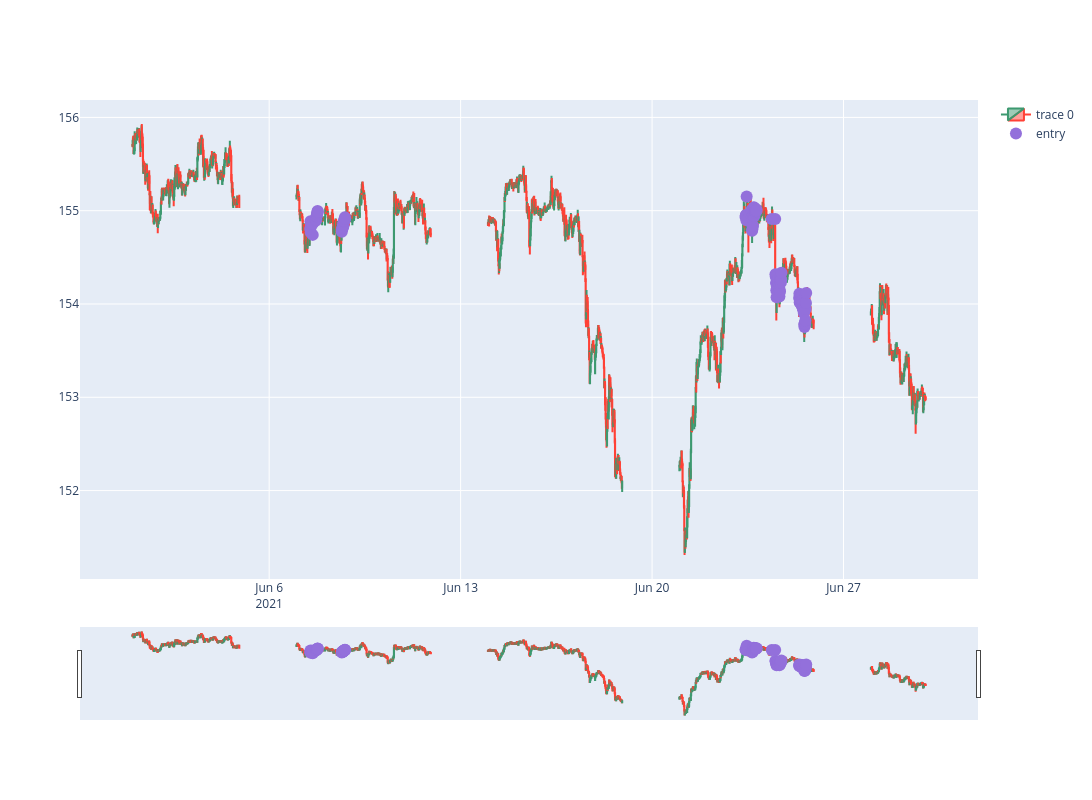

The cell this chart's notebook holds for it:
### Code cell
start_date_chart = '2021-6-1 00:00'
end_date_chart = '2021-6-30 00:00'
dfpl = df_m15.loc[start_date_chart : end_date_chart]#.set_index("Gmt time")

# Create a plot with 2 rows
fig = make_subplots(rows=1, cols=1)

# Add candlestick plot on the first row
fig.add_trace(go.Candlestick(x=dfpl.index,
                             open=dfpl['Open'],
                             high=dfpl['High'],
                             low=dfpl['Low'],
                             close=dfpl['Close']),
              row=1, col=1)

#Add markers for trade entry points on the same subplot
# fig.add_trace(go.Scatter(x=dfpl.index, y=dfpl['support_point'], mode="markers",
#                          marker=dict(size=8, color="green"),
#                          name="support point"),
#               row=1, col=1)

# Add markers for entry point m15
fig.add_trace(go.Scatter(x=dfpl.index, y=dfpl['pointpos'], mode="markers",
                         marker=dict(size=12, color="MediumPurple"),
                         name="entry"),
              row=1, col=1)

# # Add markers for market structure daily = bullish
# fig.add_trace(go.Scatter(x=dfpl.index, y=dfpl['mk_bullish_pos'], mode="markers",
#                          marker=dict(size=8, color="green"),
#                          name="bullish"),
#               row=1, col=1)

# # Add markers for market structure daily = bearish
# fig.add_trace(go.Scatter(x=dfpl.index, y=dfpl['mk_bearish_pos'], mode="markers",
#                          marker=dict(size=8, color="red"),
#                          name="bearish"),
#               row=1, col=1)

fig.update_layout(width=1500, height=800, sliders=[])
fig.show()

### Figure 1 — Plotly figure (JSON) as saved in the notebook; plotly's stock layout.template omitted (floating-point values rounded to 4 significant figures; data arrays with more than 128 entries replaced by an {"elided": "..."} marker saying what was removed)
{"data": [{"close": {"elided": "1985 float values"}, "high": {"elided": "1985 float values"}, "low": {"elided": "1985 float values"}, "open": {"elided": "1985 float values"}, "type": "candlestick", "x": {"elided": "1985 str values"}, "xaxis": "x", "yaxis": "y"}, {"marker": {"color": "MediumPurple", "size": 12}, "mode": "markers", "name": "entry", "type": "scatter", "x": {"elided": "1985 str values"}, "xaxis": "x", "y": {"elided": "1985 float values"}, "yaxis": "y"}], "layout": {"height": 800, "width": 1500, "xaxis": {"anchor": "y", "domain": [0, 1]}, "yaxis": {"anchor": "x", "domain": [0, 1]}}}
